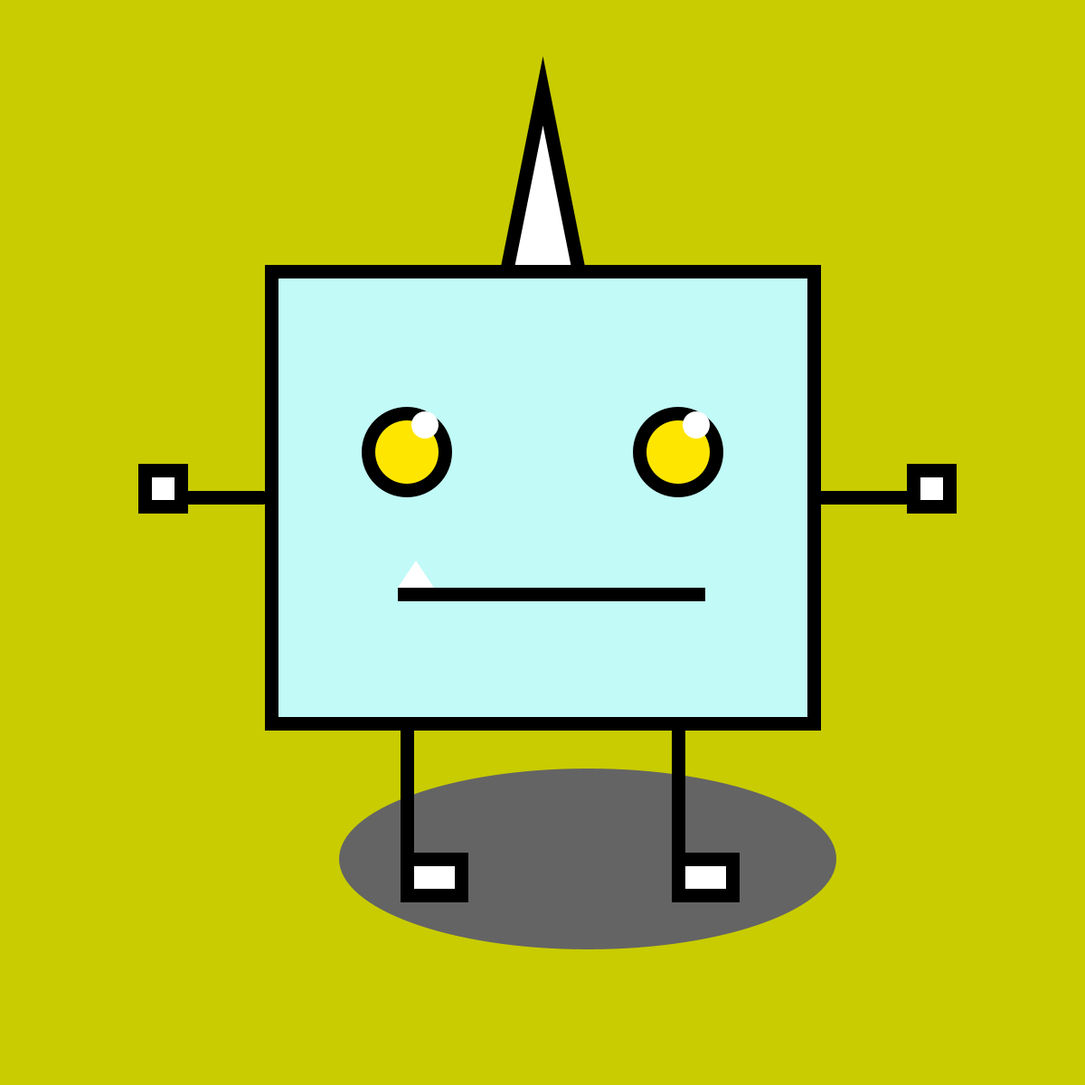
Frame 1 (no input)
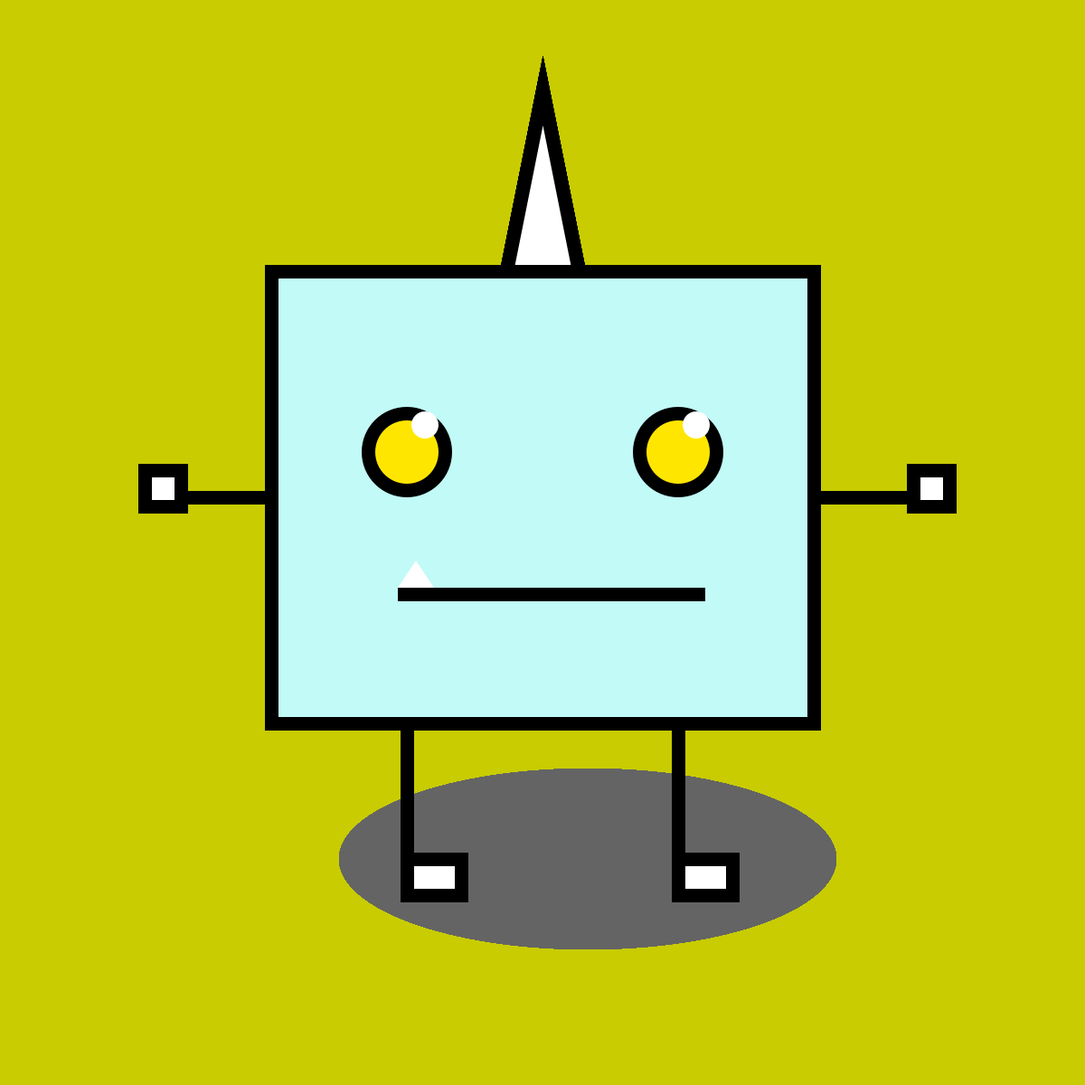
Frame 60 (the mouse pressed at the canvas centre just before this capture)
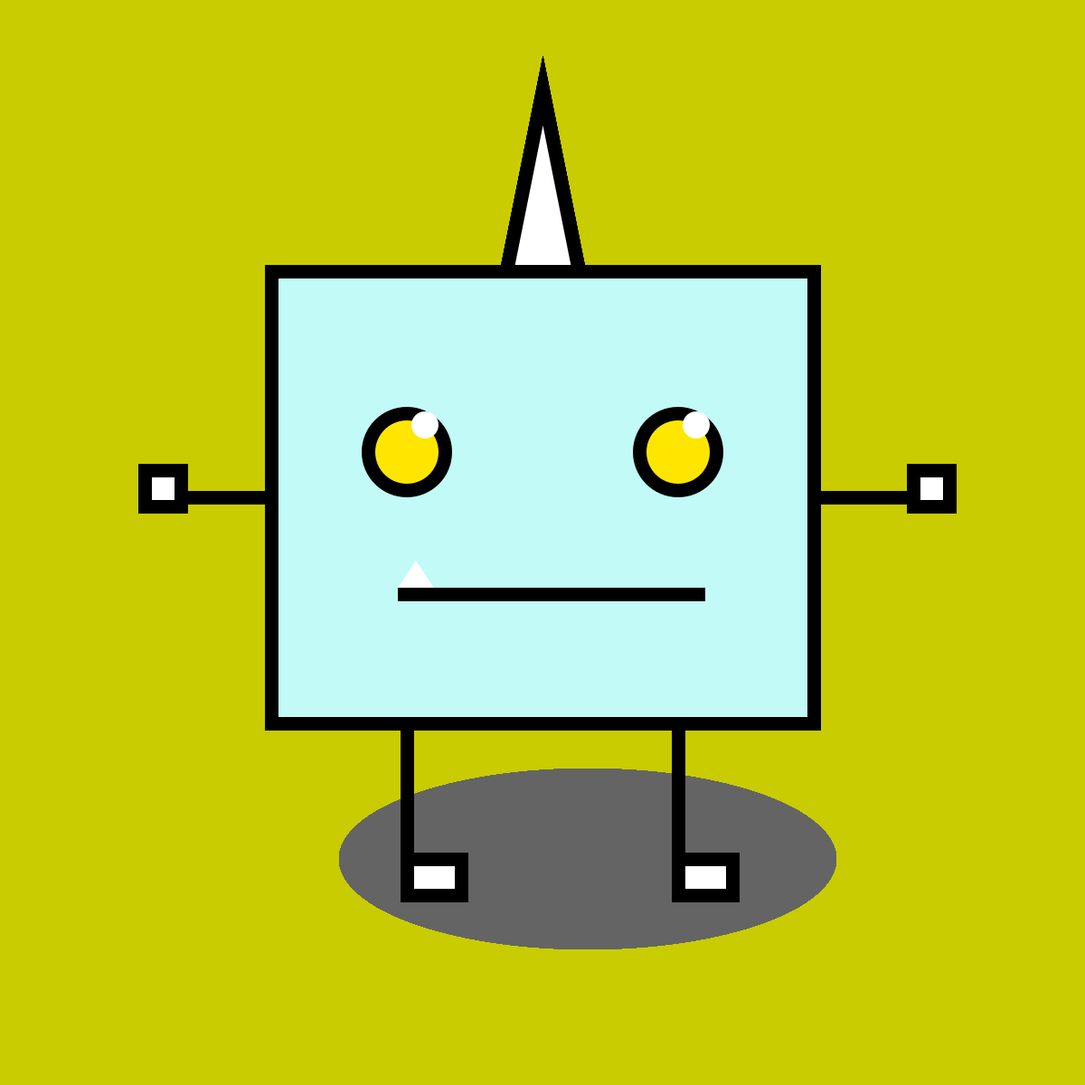
Frame 120 (the mouse held since frame 60 and released just before this capture)

The Processing sketch that drew these frames (run headless with seeded random() and noise(); from frame 60 on, the mouse is pressed at the canvas centre):

// Processing sketch: week1_code1_moster_drawing
// ── week1_code1_moster_drawing.pde
void setup(){
  size(1200,1200);
  background(200, 204, 0);
}  
  
void draw(){
  //Shadow
  noStroke();
  fill(100);
  ellipse(650,950,550,200);
  
  //Horn of the monster
  stroke(0);
  fill(255);
  strokeWeight(15);
  triangle(width/2,100, width/2-50, 350, width/2+50, 350);
  
  //Body of the monster
  strokeWeight(15);
  fill(193,250,247);
  rect(width/2-300,height/2-300,600,500);
  
  //Left hand of the monster
  strokeWeight(15);
  line(width/2+300,height/2-50,1010,550);
  fill(255);
  rect(1010,520,40,40);
  
  //Right hand of the monster
  strokeWeight(15);
  line(width/2-310,height/2-50,170,550);
  fill(255);
  rect(160,520,40,40);
  
  //Eyes of the monster
  noStroke();
  fill (0);
  ellipse(450, 500, 100, 100);
  ellipse(750, 500, 100, 100);
  
  fill(255, 230, 0);
  ellipse(450, 500, 70, 70);
  ellipse(750, 500, 70, 70);
  
  fill (255);
  ellipse(450+20, 470, 30, 30);
  ellipse(750+20, 470, 30, 30);
  
  //Mouth of the monster
  strokeWeight(15);
  fill(0);
  rect(width/2-160,height/2+50, 340,15);
  
  //Tooth
  noStroke();
  fill(255);
  triangle(width/2-160,height/2+50, width/2-140,height/2+20, width/2-120,height/2+50);
  
  //Legs of the monster
  stroke(0);
  line(450,800,450,950);
  line(750,800,750,950);
  rect(450,950, 60,40);
  rect(750,950,60,40);
}
